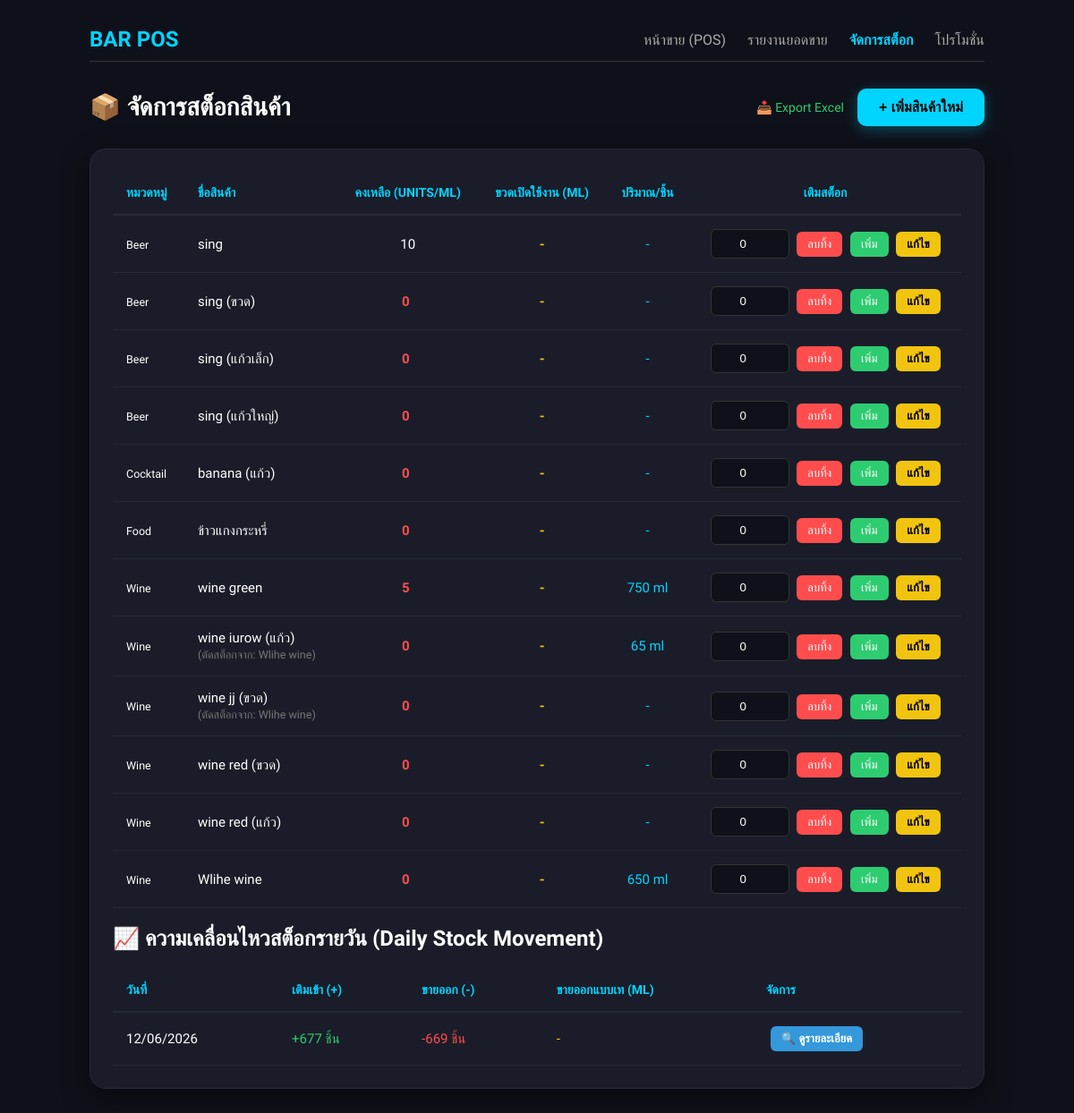
The app's page /stock_report.php, older data.
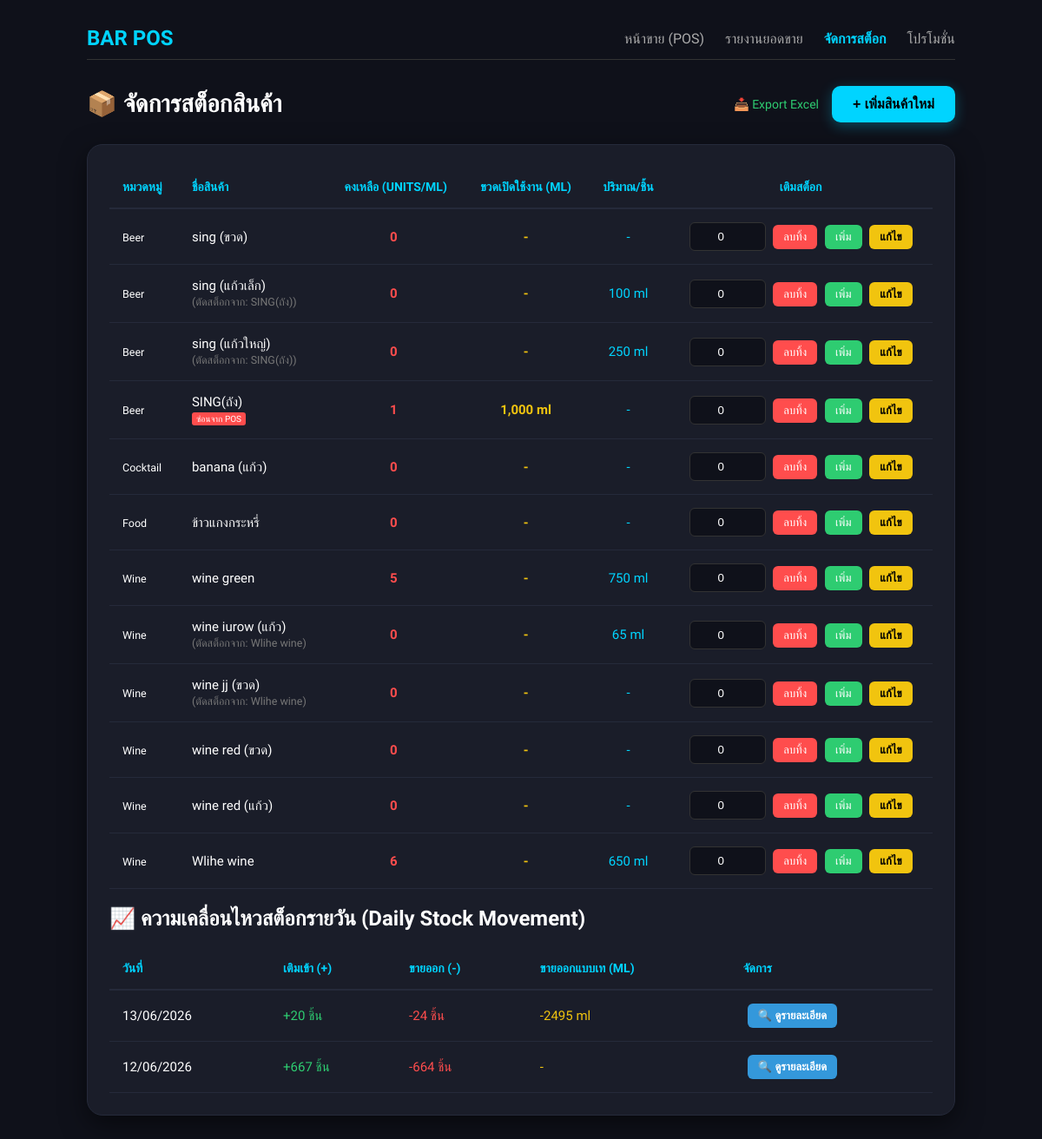
The same page, newer data.
### tables this page shows
CREATE TABLE `products` (
  `id` int(11) NOT NULL,
  `name` varchar(255) NOT NULL,
  `price` decimal(10,2) NOT NULL,
  `category` varchar(100) DEFAULT NULL,
  `stock_qty` int(11) DEFAULT 0,
  `ml_per_unit` int(11) DEFAULT 0 COMMENT 'ปริมาณที่ใช้ต่อหน่วย (ml)',
  `inventory_id` int(11) DEFAULT NULL COMMENT 'ID สินค้าหลักที่ใช้ตัดสต็อก',
  `show_on_pos` tinyint(1) NOT NULL DEFAULT 1,
  `open_ml` int(11) DEFAULT 0 COMMENT 'ปริมาณ ml ของขวดที่ถูกเปิดใช้งาน'
);

### stock_report.php (the view, shortened to what this page needs)
<?php
require 'config.php';
?>
<!DOCTYPE html>
<html lang="th">
<head>
</head>
<body>
    <div class="container">
        <div class="nav-bar">
            <h2 style="margin:0; color:var(--primary);">BAR POS</h2>
            <div class="nav-links">
                <a href="index.php">หน้าขาย (POS)</a>
                <a href="sales_report.php">รายงานยอดขาย</a>
                <a href="stock_report.php" class="active">จัดการสต็อก</a>
                <a href="promotions.php">โปรโมชั่น</a>
            </div>
        </div>
        <div class="page-header">
            <h1>📦 จัดการสต็อกสินค้า</h1>
            <div style="display:flex; gap:15px; align-items:center;">
                <a href="export_stock.php" style="color: var(--success); font-size:14px; text-decoration:none;">📥 Export Excel</a>
                <button class="btn-add-main" onclick="openAddModal()">+ เพิ่มสินค้าใหม่</button>
            </div>
        </div>
        <div class="card">
            <table>
            <thead>
                <tr>
                    <th>หมวดหมู่</th>
                    <th>ชื่อสินค้า</th>
                    <th style="text-align: center;">คงเหลือ (Units/ml)</th>
                    <th style="text-align: center;">ขวดเปิดใช้งาน (ml)</th>
                    <th style="text-align: center;">ปริมาณ/ชิ้น</th>
                    <th style="text-align: center;">เติมสต็อก</th>
                </tr>
            </thead>
            <tbody>
                <?php
                $sql = "SELECT p.*, inv.name as parent_name
                        FROM products p
                        LEFT JOIN products inv ON p.inventory_id = inv.id
                        ORDER BY p.category ASC, p.name ASC";
                $result = $conn->query($sql);
                if ($result && $result->num_rows > 0) {
                    while($row = $result->fetch_assoc()) {
                        $stockClass = ($row['stock_qty'] <= 500 && $row['ml_per_unit'] > 0) ? 'low-stock' : (($row['stock_qty'] <= 5) ? 'low-stock' : '');
                        $displayName = $row['name'] . ($row['parent_name'] ? " <br><small style='color:#777'>(ตัดสต็อกจาก: {$row['parent_name']})</small>" : "");
                        $placeholder = "จำนวน";
                        if ($row['inventory_id'] === null && $row['category'] !== 'Food') {
                            $placeholder = "ขวด/ชิ้น หรือ ml";
                        }
                        $safeRowData = htmlspecialchars(json_encode($row), ENT_QUOTES, 'UTF-8');
                        if (isset($row['show_on_pos']) && $row['show_on_pos'] == 0) {
                            $displayName .= " <br><span style='background:#ff4d4d; color:white; padding:2px 5px; border-radius:3px; font-size:10px;'>ซ่อนจาก POS</span>";
                        }
                        echo "<tr>";
                        echo "<td><small>" . htmlspecialchars($row['category']) . "</small></td>";
                        echo "<td>" . $displayName . "</td>";
                        echo "<td style='text-align: center;' class='$stockClass'>" . number_format($row['stock_qty']) . "</td>";
                        echo "<td style='text-align: center; color:#f1c40f; font-weight:bold;'>" . ($row['open_ml'] > 0 ? number_format($row['open_ml']) . " ml" : "-") . "</td>";
                        echo "<td style='text-align: center; color:#00d4ff;'>" . ($row['ml_per_unit'] > 0 ? $row['ml_per_unit'] . " ml" : "-") . "</td>";
                        echo "<td style='text-align: center; white-space: nowrap;'>
                                <input type='number' id='qty-{$row['id']}' class='stock-input' placeholder='$placeholder' value='0' min='0'>
                                <button onclick='deleteProduct({$row['id']})' class='btn-decrease' title='ลบสินค้านี้ออกจากระบบ'>ลบทิ้ง</button>
                                <button onclick='updateStock({$row['id']}, \"add\")' class='btn-update'>เพิ่ม</button>
                                <button onclick='openEditModal({$safeRowData})' class='btn-edit'>แก้ไข</button>
                              </td>";
                        echo "</tr>";
                    }
                } else {
                    echo '<tr><td colspan="4" style="text-align:center;">ไม่พบข้อมูลสินค้าในระบบ</td></tr>';
                }
                ?>
            </tbody>
        </table>
        <h2>📈 ความเคลื่อนไหวสต็อกรายวัน (Daily Stock Movement)</h2>
        <table>
            <thead>
                <tr>
                    <th>วันที่</th>
                    <th>เติมเข้า (+)</th>
                    <th>ขายออก (-)</th>
                    <th>ขายออกแบบเท (ml)</th>
                    <th>จัดการ</th>
                </tr>
            </thead>
            <tbody>
                <?php
                $sql_move = "SELECT DATE(created_at) as move_date,
                             SUM(CASE WHEN qty_change > 0 AND unit = 'unit' THEN qty_change ELSE 0 END) as total_in_unit,
                             SUM(CASE WHEN qty_change < 0 AND unit = 'unit' THEN ABS(qty_change) ELSE 0 END) as total_out_unit,
                             SUM(CASE WHEN qty_change < 0 AND unit = 'ml' THEN ABS(qty_change) ELSE 0 END) as total_out_ml
                             FROM stock_logs
                             GROUP BY DATE(created_at) ORDER BY move_date DESC LIMIT 7";
                $res_move = $conn->query($sql_move);
                if($res_move) {
                    while($m = $res_move->fetch_assoc()) {
                        echo "<tr>";
                        echo "<td>" . date('d/m/Y', strtotime($m['move_date'])) . "</td>";
                        echo "<td style='color:#2ecc71;'>+" . $m['total_in_unit'] . " ชิ้น</td>";
                        echo "<td style='color:#ff4d4d;'>-" . $m['total_out_unit'] . " ชิ้น</td>";
                        echo "<td style='color:#f1c40f;'>" . ($m['total_out_ml'] > 0 ? "-".$m['total_out_ml']." ml" : "-") . "</td>";
                        echo "<td><button onclick='viewStockDetail(\"{$m['move_date']}\")' class='btn-edit' style='background:#3498db; color:white;'>🔍 ดูรายละเอียด</button></td>";
                        echo "</tr>";
                    }
                }
                ?>
            </tbody>
        </table>
    </div>
</body>
</html>

### stock_report.php (style rules this page uses)
:root { --primary: #00d4ff; --success: #2ecc71; --danger: #ff4d4d; --bg: #0f111a; --card: #1a1d29; }
body { font-family: 'Sarabun', sans-serif; background: var(--bg); color: white; padding: 20px; margin: 0; }
.container { max-width: 1000px; margin: auto; }
.nav-bar { display: flex; justify-content: space-between; align-items: center; margin-bottom: 30px; padding: 10px 0; border-bottom: 1px solid #333; }
.nav-links a { color: #aaa; text-decoration: none; margin-left: 20px; transition: 0.3s; }
.nav-links a.active { color: var(--primary); font-weight: bold; }
.page-header { display: flex; justify-content: space-between; align-items: center; margin-bottom: 25px; }
.page-header h1 { margin: 0; font-size: 28px; display: flex; align-items: center; gap: 10px; }
.btn-add-main { background: var(--primary); color: #000; border: none; padding: 12px 24px; border-radius: 10px; font-weight: bold; cursor: pointer; transition: 0.3s; box-shadow: 0 4px 15px rgba(0,212,255,0.3); font-size: 16px; }
.btn-update { background: var(--success); color: white; border: none; padding: 6px 12px; border-radius: 6px; cursor: pointer; font-size: 13px; transition: 0.2s; }
.btn-decrease { background: var(--danger); color: white; border: none; padding: 6px 12px; border-radius: 6px; cursor: pointer; font-size: 13px; transition: 0.2s; margin-right: 5px; }
.btn-edit { background: #f1c40f; color: black; border: none; padding: 6px 12px; border-radius: 6px; cursor: pointer; font-size: 13px; transition: 0.2s; margin-left: 5px; font-weight: bold; }
.card { background: var(--card); padding: 25px; border-radius: 18px; box-shadow: 0 10px 30px rgba(0,0,0,0.5); margin-bottom: 30px; border: 1px solid #252a3a; }
table { width: 100%; border-collapse: collapse; }
th { color: var(--primary); text-align: left; padding: 15px; font-size: 14px; text-transform: uppercase; border-bottom: 2px solid #252a3a; }
td { padding: 15px; border-bottom: 1px solid #252a3a; font-size: 15px; }
.stock-input { background: #0f111a; border: 1px solid #333; color: white; padding: 8px; width: 70px; border-radius: 6px; text-align: center; margin-right: 5px; outline: none; }
.low-stock { color: var(--danger); font-weight: bold; position: relative; }
.low-stock::after { content: ''; font-size: 10px; margin-left: 5px; vertical-align: middle; }

Row changes from the older to the newer data that the page shows:
removed products: category "Beer", name "sing", stock_qty "10"
changed products "sing (แก้วเล็ก)": products.name (not shown) → "SING(ถัง)"; ml_per_unit (not shown) → "100"; ml_per_unit "-" → "ml"
changed products "sing (แก้วใหญ่)": products.name (not shown) → "SING(ถัง)"; ml_per_unit (not shown) → "250"; ml_per_unit "-" → "ml"
added products: category "Beer", name "SING(ถัง)", show_on_pos "ซ่อนจาก POS", stock_qty "1", open_ml "1,000"
changed products (number 12 of 12 on the later page): stock_qty "0" → "6"
Text that changed along with them:
new list line: "13/06/2026 + 20 ชิ้น - 24 ชิ้น - 2495 ml 🔍 ดูรายละเอียด"
new list line: "12/06/2026 + 667 ชิ้น - 664 ชิ้น - 🔍 ดูรายละเอียด"
list line gone: "12/06/2026 + 677 ชิ้น - 669 ชิ้น - 🔍 ดูรายละเอียด"
